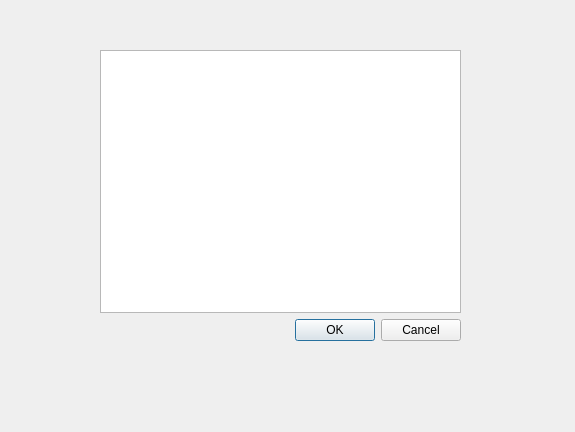
<?xml version="1.0" encoding="UTF-8"?>
<ui version="4.0">
 <class>FormDelete</class>
 <widget class="QWidget" name="FormDelete">
  <property name="geometry">
   <rect>
    <x>0</x>
    <y>0</y>
    <width>575</width>
    <height>432</height>
   </rect>
  </property>
  <property name="windowTitle">
   <string>Form</string>
  </property>
  <widget class="QWidget" name="">
   <property name="geometry">
    <rect>
     <x>100</x>
     <y>50</y>
     <width>361</width>
     <height>291</height>
    </rect>
   </property>
   <layout class="QVBoxLayout" name="verticalLayout">
    <item>
     <widget class="QListView" name="listView"/>
    </item>
    <item>
     <widget class="QDialogButtonBox" name="buttonBox">
      <property name="standardButtons">
       <set>QDialogButtonBox::Cancel|QDialogButtonBox::Ok</set>
      </property>
     </widget>
    </item>
   </layout>
  </widget>
 </widget>
 <resources/>
 <connections/>
</ui>
